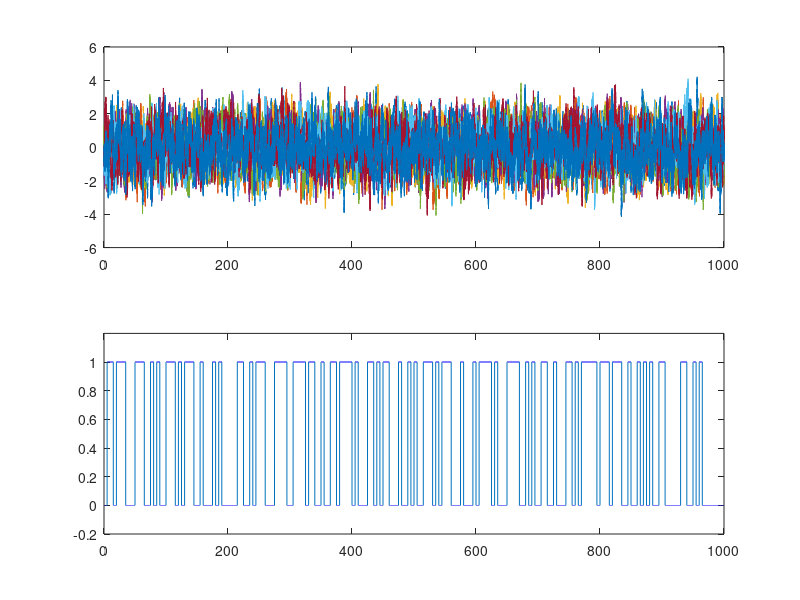

Reproduce this figure in MATLAB. (Note: this script raises an error after producing the figure.)
close all; clear

% Lets construct some fake EEG data, which really is (filtered) random
% noise

% It is put in the matrix "eeg" of size 
h = 0.01;
nrchannels = 8;
nchunk = 500; % (5 sec data)
nrdata = 200; % 

Ntot = nchunk*nrdata;  % total number of time points

timevec = h*(1:Ntot);

a1 = -0.99;
b1 = sqrt(1-a1^2);
X0 = randn(1,nrchannels);
u = randn(Ntot,nrchannels);
eeg = filter([0 b1],[1 a1],u,X0);



%%
% Now let assume each (1 sec) block of (nchunk) data points corresponds to either "class 0" or
% "class 1" and generate some random class output (that we will call y) to predict.
% Such a prediction should really be impossible, since the input "eeg" is purely random noise,
% independent of the random "output" y

nrclasses = 2;
labelvector = floor(nrclasses*rand(nrdata,1));
ytot = kron(labelvector,ones(nchunk,1));    % True label. Vector of size Ntot


%% View regressors and targets
figure(1)
subplot(211)
plot(timevec,eeg)
subplot(212)
plot(timevec,ytot)
ylim([-0.2,1.2])
drawnow

%%
% Now use a small time-chunk of data to train a knn-classifier
% Split data into train and test sets, just as one should
% The estimated resulting performance is very good. But is not for real. 
% What is wrong in our data handling procedure


tcvec = 1:100;
accuracy = zeros(1,length(tcvec));

for tc = tcvec; % Nr of time points to use in classification. Total time is T = h*nrt

    N = floor(Ntot/tc);   % Number of created data (train+test)
    P = nrchannels * tc;    % Length of each feature vector
    
    X = (reshape(eeg(1:N*tc,:)', P, N))'; % Put fake EEG-signal into the feature matrix of size N * P
    y = ytot(1:tc:end); % True labels. Vector of size N
    
    
    % Split into train and test sets
    cv = cvpartition(N,'HoldOut',0.5);
    idx = cv.test;
    Xtrain = X(~idx,:);
    ytrain = y(~idx);
    Xtest = X(idx,:);
    ytest = y(idx);


%%
% Fit a k-nearest neighbor classifier

    k = 1;
    
    Mdl = fitcknn(Xtrain,ytrain,'NumNeighbors',k);
    
    yhat = predict(Mdl,Xtest);

    acc = 1-mean(abs(yhat-ytest))
    accuracy(tc) = acc;
end
%%
%

figure(2)
plot(tcvec*h,accuracy,'-x')
xlabel('time length [seconds]')
ylabel('accuracy')
hold on
grid on




%%
% Analysing the covariance function of the EEG signal
% Read the documenation of the xcov function in matlab

figure(3)
eeg1 = eeg(:,1);
[cov_xx,lags] = xcov(eeg1,1000,'normalized');
stem(lags*h,cov_xx)
xlabel('tau [sec]')
ylabel('Correlation between x(t) and x(t+tau)');
grid on
fixfig

%max(cov_xx)
%sum((eeg1-mean(eeg1)).^2)

fixfig

